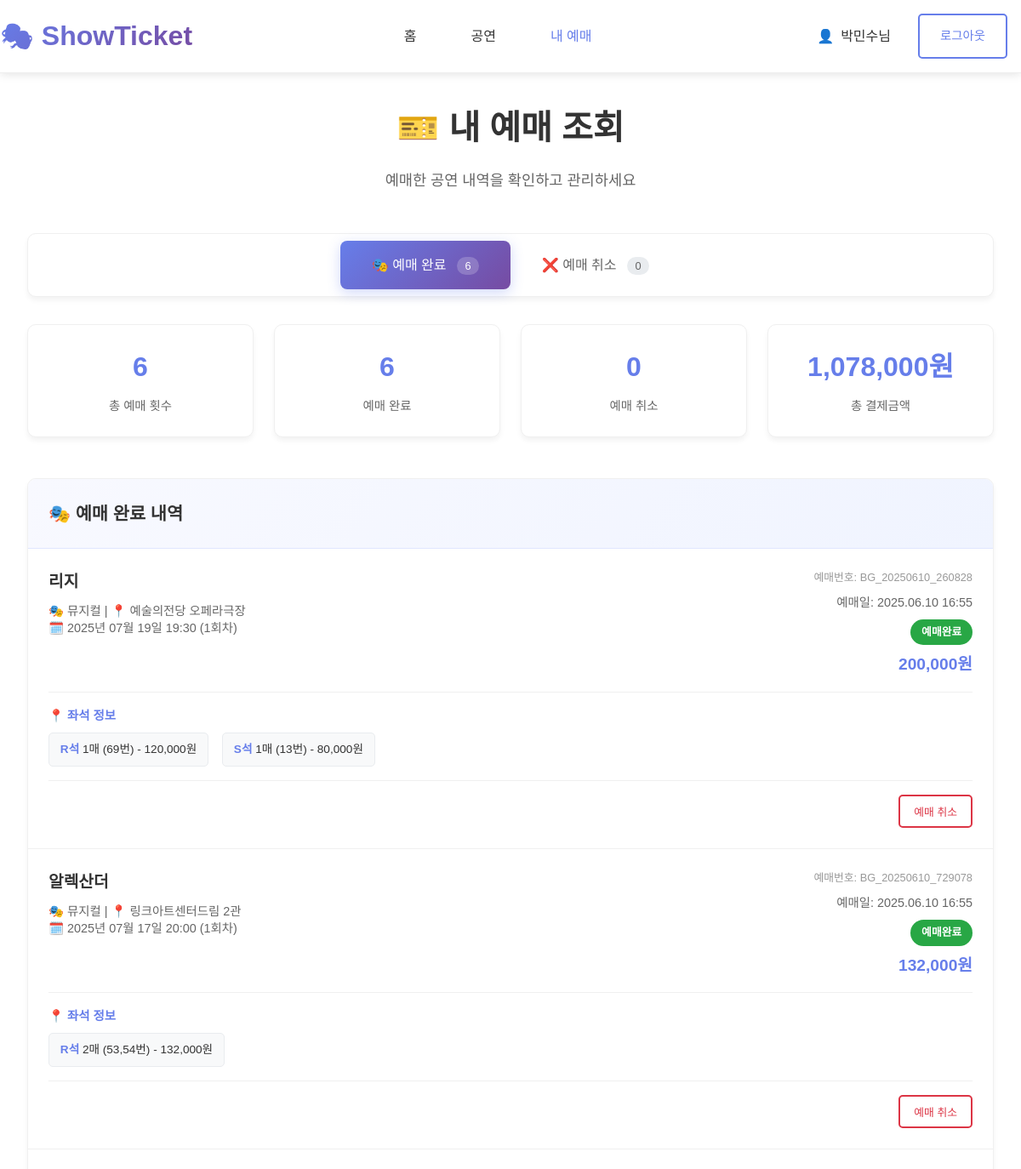
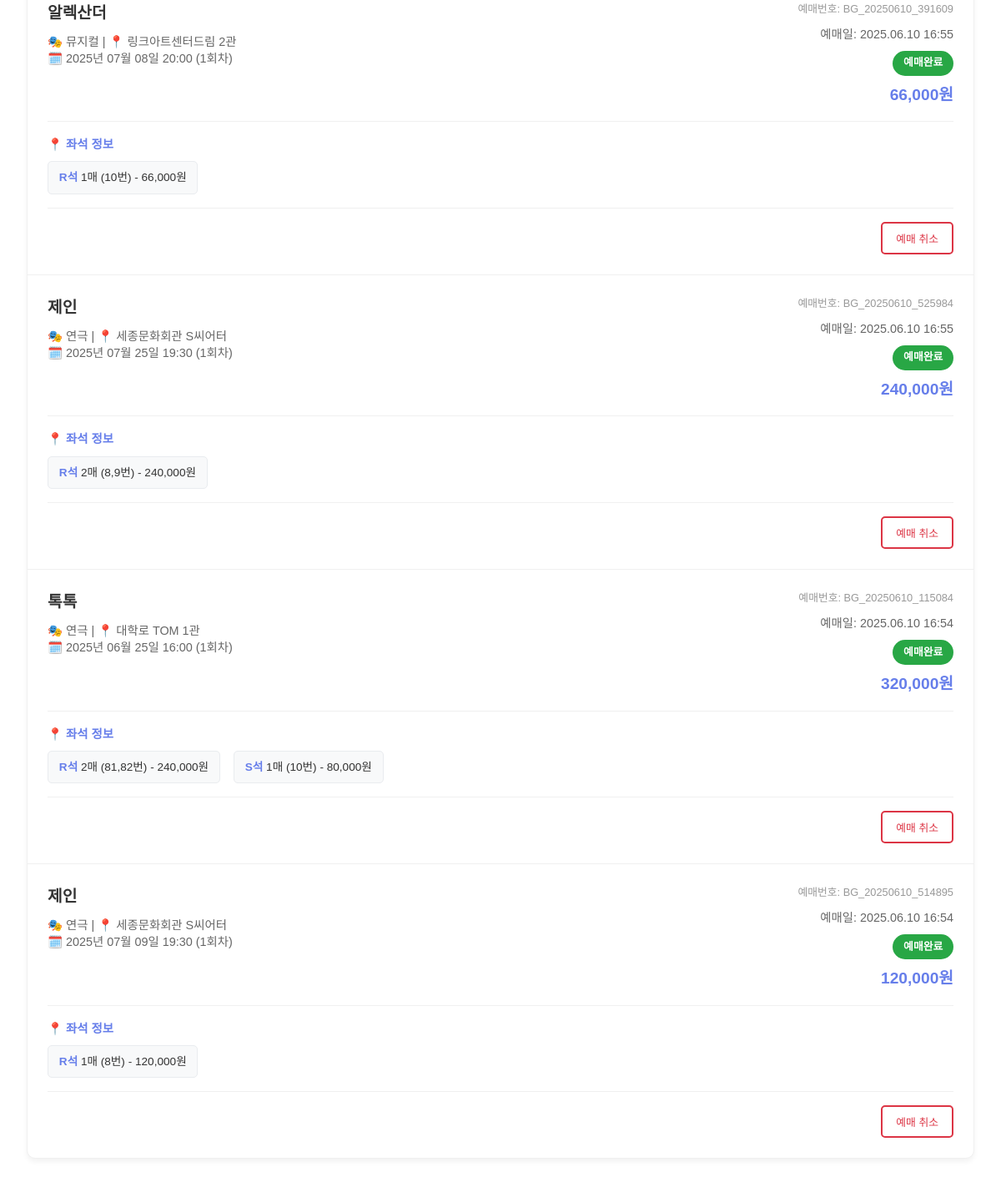
Page /src/my_bookings.php (signed in) on the committed database (2 pictures, top to bottom).
### tables this page shows
CREATE TABLE `booking_groups` (
  `group_id` varchar(50) NOT NULL,
  `user_id` varchar(20) NOT NULL,
  `schedule_id` int NOT NULL,
  `total_price` int NOT NULL,
  `payment_method` enum('card','bank','mobile') NOT NULL,
  `special_request` text,
  `booking_date` datetime DEFAULT CURRENT_TIMESTAMP,
  `status` enum('confirmed','cancelled') DEFAULT 'confirmed',
  PRIMARY KEY (`group_id`),
  KEY `idx_booking_groups_user` (`user_id`),
  KEY `idx_booking_groups_schedule` (`schedule_id`),
  CONSTRAINT `booking_groups_ibfk_1` FOREIGN KEY (`user_id`) REFERENCES `users` (`user_id`),
  CONSTRAINT `booking_groups_ibfk_2` FOREIGN KEY (`schedule_id`) REFERENCES `performance_schedules` (`schedule_id`)
);

CREATE TABLE `performances` (
  `performance_id` int NOT NULL AUTO_INCREMENT,
  `title` varchar(200) NOT NULL,
  `genre` enum('뮤지컬','연극','콘서트','오페라','발레') NOT NULL,
  `venue_id` int NOT NULL,
  `description` text,
  `poster_image` varchar(300) DEFAULT NULL,
  `performance_start_date` date NOT NULL,
  `performance_end_date` date NOT NULL,
  `vip_floor` int DEFAULT '1',
  `vip_seats` int DEFAULT '0',
  `vip_price` int DEFAULT '0',
  `r_floor` int DEFAULT '1',
  `r_seats` int DEFAULT '0',
  `r_price` int DEFAULT '0',
  `s_floor` int DEFAULT '2',
  `s_seats` int DEFAULT '0',
  `s_price` int DEFAULT '0',
  `booking_start_date` datetime NOT NULL,
  `booking_end_date` datetime NOT NULL,
  `status` enum('upcoming','booking','closed','finished') DEFAULT 'upcoming',
  `created_at` datetime DEFAULT CURRENT_TIMESTAMP,
  PRIMARY KEY (`performance_id`),
  KEY `venue_id` (`venue_id`),
  CONSTRAINT `performances_ibfk_1` FOREIGN KEY (`venue_id`) REFERENCES `venues` (`venue_id`)
);

CREATE TABLE `venues` (
  `venue_id` int NOT NULL AUTO_INCREMENT,
  `venue_name` varchar(100) NOT NULL,
  `location` varchar(200) NOT NULL,
  `created_at` datetime DEFAULT CURRENT_TIMESTAMP,
  PRIMARY KEY (`venue_id`)
);

CREATE TABLE `performance_schedules` (
  `schedule_id` int NOT NULL AUTO_INCREMENT,
  `performance_id` int NOT NULL,
  `performance_date` date NOT NULL,
  `show_time` time NOT NULL,
  `round_name` varchar(50) DEFAULT NULL,
  `status` enum('available','soldout','cancelled') DEFAULT 'available',
  `created_at` datetime DEFAULT CURRENT_TIMESTAMP,
  PRIMARY KEY (`schedule_id`),
  UNIQUE KEY `unique_schedule` (`performance_id`,`performance_date`,`show_time`),
  CONSTRAINT `performance_schedules_ibfk_1` FOREIGN KEY (`performance_id`) REFERENCES `performances` (`performance_id`)
);

CREATE TABLE `bookings` (
  `booking_id` int NOT NULL AUTO_INCREMENT,
  `booking_group_id` varchar(50) NOT NULL,
  `seat_type` enum('VIP','R','S') NOT NULL,
  `seat_numbers` varchar(200) NOT NULL,
  `seat_count` int NOT NULL,
  `unit_price` int NOT NULL,
  `subtotal` int NOT NULL,
  `created_at` datetime DEFAULT CURRENT_TIMESTAMP,
  PRIMARY KEY (`booking_id`),
  KEY `idx_bookings_group` (`booking_group_id`),
  KEY `idx_bookings_schedule_seat` (`booking_group_id`,`seat_type`),
  CONSTRAINT `bookings_ibfk_1` FOREIGN KEY (`booking_group_id`) REFERENCES `booking_groups` (`group_id`) ON DELETE CASCADE
);

### src/my_bookings.php (the view, shortened to what this page needs)
<?php
include './dbconn.php';
$tab = $_GET['tab'] ?? 'confirmed';
$status_filter = $tab === 'cancelled' ? 'cancelled' : 'confirmed';
$page = $_GET['page'] ?? 1;
$limit = 10;
$offset = ($page - 1) * $limit;
$bookings_query = "
    SELECT
        bg.group_id,
        bg.total_price,
        bg.payment_method,
        bg.booking_date,
        bg.status,
        bg.special_request,
        p.title,
        p.genre,
        v.venue_name,
        ps.performance_date,
        ps.show_time,
        ps.round_name
    FROM booking_groups bg
    JOIN performance_schedules ps ON bg.schedule_id = ps.schedule_id
    JOIN performances p ON ps.performance_id = p.performance_id
    JOIN venues v ON p.venue_id = v.venue_id
    WHERE bg.user_id = ? AND bg.status = ?
    ORDER BY bg.booking_date DESC
    LIMIT ? OFFSET ?
";
$bookings_stmt = mysqli_prepare($connect, $bookings_query);
mysqli_stmt_bind_param($bookings_stmt, "ssii", $_SESSION['user_id'], $status_filter, $limit, $offset);
mysqli_stmt_execute($bookings_stmt);
$bookings_result = mysqli_stmt_get_result($bookings_stmt);
?>
<!DOCTYPE html>
<html lang="ko">
<head>
</head>
<body>
    <header class="header">
        <div class="nav-container">
            <a href="home.php" class="logo">🎭 ShowTicket</a>
            <nav class="nav-menu">
                <a href="home.php">홈</a>
                <div class="dropdown">
                    <a href="performances.php">공연</a>
                </div>
                <a href="my_bookings.php" class="active">내 예매</a>
            </nav>
            <div class="user-info">
                    <a href="mypage.php" style="color: #333; text-decoration: none; display: flex; align-items: center; gap: 0.5rem; padding: 0.5rem 1rem; border-radius: 8px; transition: background-color 0.3s;">
                        <span>👤</span>
                        <span><?php echo htmlspecialchars($_SESSION['name']); ?>님</span>
                    </a>
                    <a href="logout.php" class="btn">로그아웃</a>
            </div>
        </div>
    </header>
    <div class="container">
        <div class="page-header">
            <h1 class="page-title">🎫 내 예매 조회</h1>
            <p class="page-subtitle">예매한 공연 내역을 확인하고 관리하세요</p>
        </div>
        <div class="tabs-section">
            <?php
            $confirmed_count_query = "SELECT COUNT(*) as count FROM booking_groups WHERE user_id = ? AND status = 'confirmed'";
            $confirmed_stmt = mysqli_prepare($connect, $confirmed_count_query);
            mysqli_stmt_bind_param($confirmed_stmt, "s", $_SESSION['user_id']);
            mysqli_stmt_execute($confirmed_stmt);
            $confirmed_count = mysqli_fetch_assoc(mysqli_stmt_get_result($confirmed_stmt))['count'];
            $cancelled_count_query = "SELECT COUNT(*) as count FROM booking_groups WHERE user_id = ? AND status = 'cancelled'";
            $cancelled_stmt = mysqli_prepare($connect, $cancelled_count_query);
            mysqli_stmt_bind_param($cancelled_stmt, "s", $_SESSION['user_id']);
            mysqli_stmt_execute($cancelled_stmt);
            $cancelled_count = mysqli_fetch_assoc(mysqli_stmt_get_result($cancelled_stmt))['count'];
            ?>
            <a href="my_bookings.php?tab=confirmed" class="tab-button <?php echo $tab === 'confirmed' ? 'active' : ''; ?>">
                🎭 예매 완료
                <span class="tab-count"><?php echo $confirmed_count; ?></span>
            </a>
            <a href="my_bookings.php?tab=cancelled" class="tab-button <?php echo $tab === 'cancelled' ? 'active' : ''; ?>">
                ❌ 예매 취소
                <span class="tab-count"><?php echo $cancelled_count; ?></span>
            </a>
        </div>
        <div class="stats-section">
            <?php
            $stats_query = "
                SELECT
                    COUNT(*) as total_bookings,
                    SUM(CASE WHEN status = 'confirmed' THEN 1 ELSE 0 END) as confirmed_bookings,
                    SUM(CASE WHEN status = 'cancelled' THEN 1 ELSE 0 END) as cancelled_bookings,
                    COALESCE(SUM(CASE WHEN status = 'confirmed' THEN total_price ELSE 0 END), 0) as total_spent
                FROM booking_groups
                WHERE user_id = ?
            ";
            $stats_stmt = mysqli_prepare($connect, $stats_query);
            mysqli_stmt_bind_param($stats_stmt, "s", $_SESSION['user_id']);
            mysqli_stmt_execute($stats_stmt);
            $stats_result = mysqli_stmt_get_result($stats_stmt);
            $stats = mysqli_fetch_assoc($stats_result);
            $total_spent = $stats['total_spent'] ?? 0;
            ?>
            <div class="stat-card">
                <div class="stat-number"><?php echo $stats['total_bookings']; ?></div>
                <div class="stat-label">총 예매 횟수</div>
            </div>
            <div class="stat-card">
                <div class="stat-number"><?php echo $stats['confirmed_bookings']; ?></div>
                <div class="stat-label">예매 완료</div>
            </div>
            <div class="stat-card">
                <div class="stat-number"><?php echo $stats['cancelled_bookings']; ?></div>
                <div class="stat-label">예매 취소</div>
            </div>
            <div class="stat-card">
                <div class="stat-number"><?php echo number_format($total_spent); ?>원</div>
                <div class="stat-label">총 결제금액</div>
            </div>
        </div>
        <div class="bookings-section">
            <div class="section-header">
                <h2 class="section-title">
                    <?php echo $tab === 'confirmed' ? '🎭 예매 완료 내역' : '❌ 예매 취소 내역'; ?>
                </h2>
            </div>
            <?php if (mysqli_num_rows($bookings_result) > 0): ?>
                <?php while ($booking = mysqli_fetch_assoc($bookings_result)): ?>
                    <?php
                    $seats_query = "
                        SELECT seat_type, seat_numbers, seat_count, unit_price, subtotal
                        FROM bookings
                        WHERE booking_group_id = ?
                        ORDER BY seat_type
                    ";
                    $seats_stmt = mysqli_prepare($connect, $seats_query);
                    mysqli_stmt_bind_param($seats_stmt, "s", $booking['group_id']);
                    mysqli_stmt_execute($seats_stmt);
                    $seats_result = mysqli_stmt_get_result($seats_stmt);
                    $is_past = strtotime($booking['performance_date'] . ' ' . $booking['show_time']) < time();
                    $can_cancel = !$is_past && $booking['status'] == 'confirmed' &&
                                  (strtotime($booking['performance_date'] . ' ' . $booking['show_time']) - time()) > 7200;
                    ?>
                    <div class="booking-item">
                        <div class="booking-content">
                            <div class="booking-header">
                                <div class="booking-info">
                                    <div class="booking-title"><?php echo htmlspecialchars($booking['title']); ?></div>
                                    <div class="booking-details">
                                        🎭 <?php echo $booking['genre']; ?> |
                                        📍 <?php echo htmlspecialchars($booking['venue_name']); ?><br>
                                        🗓️ <?php echo date('Y년 m월 d일', strtotime($booking['performance_date'])); ?>
                                        <?php echo date('H:i', strtotime($booking['show_time'])); ?>
                                        (<?php echo $booking['round_name']; ?>)
                                    </div>
                                </div>
                                <div class="booking-meta">
                                    <div class="booking-id">예매번호: <?php echo $booking['group_id']; ?></div>
                                    <div class="booking-date">
                                        <?php if ($tab === 'confirmed'): ?>
                                            예매일: <?php echo date('Y.m.d H:i', strtotime($booking['booking_date'])); ?>
                                        <?php else: ?>
                                            취소일: <?php echo date('Y.m.d H:i', strtotime($booking['booking_date'])); ?>
                                        <?php endif; ?>
                                    </div>
                                    <div class="status-badge <?php echo $booking['status'] == 'confirmed' ? 'status-confirmed' : 'status-cancelled'; ?>">
                                        <?php echo $booking['status'] == 'confirmed' ? '예매완료' : '예매취소'; ?>
                                    </div>
                                    <div class="booking-price"><?php echo number_format($booking['total_price']); ?>원</div>
                                </div>
                            </div>
                            <div class="booking-seats">
                                <div class="seats-title">📍 좌석 정보</div>
                                <div class="seat-types">
                                    <?php while ($seat = mysqli_fetch_assoc($seats_result)): ?>
                                        <div class="seat-type-item">
                                            <span class="seat-type"><?php echo $seat['seat_type']; ?>석</span>
                                            <?php echo $seat['seat_count']; ?>매
                                            (<?php echo $seat['seat_numbers']; ?>번) -
                                            <?php echo number_format($seat['subtotal']); ?>원
                                        </div>
                                    <?php endwhile; ?>
                                </div>
                            </div>
                            <?php if ($tab === 'confirmed' && $booking['status'] == 'confirmed'): ?>
                                <div class="booking-actions">
                                    <?php if ($can_cancel): ?>
                                        <form method="POST" style="display: inline;" onsubmit="return confirm('정말로 예매를 취소하시겠습니까?');">
                                            <button type="submit" name="cancel_booking" class="btn btn-small btn-danger">
                                                예매 취소
                                            </button>
                                        </form>
                                    <?php elseif ($is_past): ?>
                                        <span style="color: #999; font-size: 0.9rem;">공연 종료</span>
                                    <?php else: ?>
                                        <span style="color: #999; font-size: 0.9rem;">취소 불가 (공연 2시간 전까지만 취소 가능)</span>
                                    <?php endif; ?>
                                </div>
                            <?php endif; ?>
                        </div>
                    </div>
                <?php endwhile; ?>
            <?php endif; ?>
        </div>
    </div>
</body>
</html>

### rows in the picture
booking_groups: performances.title "리지", performances.genre "뮤지컬", venues.venue_name "예술의전당 오페라극장", schedule.performance_date "2025년 07월 19일", schedule.show_time "19:30", schedule.round_name "1회차", group_id "BG_20250610_260828", booking_date "2025.06.10 16:55", status "예매완료", total_price "200,000"
bookings: seat_type "R", seat_count "1", seat_numbers "69", subtotal "120,000"
bookings: seat_type "S", seat_count "1", seat_numbers "13", subtotal "80,000"
booking_groups: performances.title "알렉산더", performances.genre "뮤지컬", venues.venue_name "링크아트센터드림 2관", schedule.performance_date "2025년 07월 17일", schedule.show_time "20:00", schedule.round_name "1회차", group_id "BG_20250610_729078", booking_date "2025.06.10 16:55", status "예매완료", total_price "132,000"
bookings: seat_type "R", seat_count "2", seat_numbers "53,54", subtotal "132,000"
booking_groups: performances.title "알렉산더", performances.genre "뮤지컬", venues.venue_name "링크아트센터드림 2관", schedule.performance_date "2025년 07월 08일", schedule.show_time "20:00", schedule.round_name "1회차", group_id "BG_20250610_391609", booking_date "2025.06.10 16:55", status "예매완료", total_price "66,000"
bookings: seat_type "R", seat_count "1", seat_numbers "10", subtotal "66,000"
booking_groups: performances.title "제인", performances.genre "연극", venues.venue_name "세종문화회관 S씨어터", schedule.performance_date "2025년 07월 25일", schedule.show_time "19:30", schedule.round_name "1회차", group_id "BG_20250610_525984", booking_date "2025.06.10 16:55", status "예매완료", total_price "240,000"
bookings: seat_type "R", seat_count "2", seat_numbers "8,9", subtotal "240,000"
booking_groups: performances.title "톡톡", performances.genre "연극", venues.venue_name "대학로 TOM 1관", schedule.performance_date "2025년 06월 25일", schedule.show_time "16:00", schedule.round_name "1회차", group_id "BG_20250610_115084", booking_date "2025.06.10 16:54", status "예매완료", total_price "320,000"
bookings: seat_type "R", seat_count "2", seat_numbers "81,82", subtotal "240,000"
bookings: seat_type "S", seat_count "1", seat_numbers "10", subtotal "80,000"
booking_groups: performances.title "제인", performances.genre "연극", venues.venue_name "세종문화회관 S씨어터", schedule.performance_date "2025년 07월 09일", schedule.show_time "19:30", schedule.round_name "1회차", group_id "BG_20250610_514895", booking_date "2025.06.10 16:54", status "예매완료", total_price "120,000"
bookings: seat_type "R", seat_count "1", seat_numbers "8", subtotal "120,000"

### other values in the picture
$_SESSION['name'] "박민수"
$confirmed_count "6"
$cancelled_count "0"
$stats['total_bookings'] "6"
$stats['confirmed_bookings'] "6"
$stats['cancelled_bookings'] "0"
$total_spent "1,078,000"
